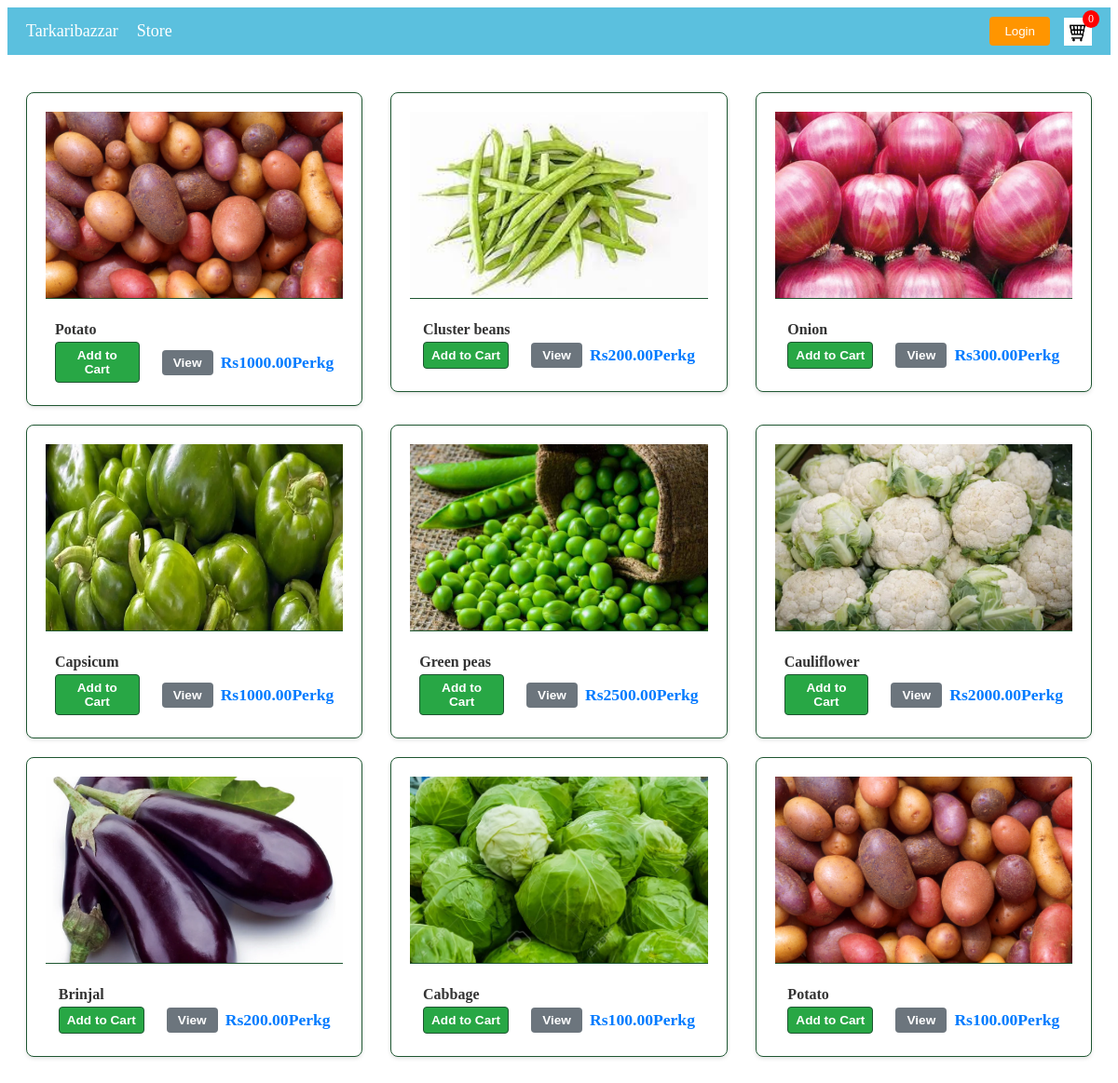
The page / on the database its author committed.
### store/models.py (models this page shows, shortened)
class Product(models.Model):
    name= models.CharField(max_length=100, null=True)
    price = models.DecimalField(max_digits=10, decimal_places=2, default=0.00)
    digital=models.BooleanField(default=False, null=True, blank=False)
    image=models.ImageField(null=True,blank=True)
    @property
    def imageURL(self):
        try:
            url= self.image.url
        except:
            url=''
        return url

### store/views.py (the view)
# urls.py: path('', include('store.urls'))
def store(request):
    if request.user.is_authenticated:
        customer = request.user.customer
        order, created = Order.objects.get_or_create(customer=customer,complete=False)
        items=order.orderitem_set.all()
        cartItems = order.get_cart_items
    else:
        items=[]
        order={'get_cart_total':0, 'get_cart_items':0}
        cartItems=order['get_cart_items']
    products=Product.objects.all()
    context={'products':products, 'cartItems':cartItems}
    return render(request, 'store/store.html',context)

### store/templates/store/store.html (shortened to what this page needs)
{% extends 'store/main.html' %}
{% load static %}
{% block content %}
<div class="row">
    {% for product in products %}
    <div class="col-lg-4">
        <div class="box-element product">
            <img class="thumbnail" src="{{product.imageURL}}" alt="image not found">
            <div class="product-info">
                <h3 class="product-title">{{ product.name }}</h3>
                <div class="action-container">
                    <div class="left-action">
                        <button data-product={{product.id}} data-action="add" class="btn btn-add-to-cart update-cart">Add to Cart</button>
                    </div>
                    <div class="right-group">
                        <button class="btn btn-view">View</button>
                        <span class="product-price">Rs{{ product.price }}Perkg</span>
                    </div>
                </div>
            </div>
        </div>
    </div>
    {% endfor %}
</div>
{% endblock content %}

### static/css/main.css (style rules this page uses)
.row { display: flex; flex-wrap: wrap; margin: 0 -15px; padding: 20px 0; }
.col-lg-4 { flex: 0 0 33.333333%; max-width: 33.333333%; padding: 0 15px; box-sizing: border-box; }
.box-element.product { background-color: #fff; border: 1px solid #ddd; border-radius: 8px; padding: 20px; margin-bottom: 20px; box-shadow: 0 2px 4px rgba(0, 0, 0, 0.1); min-height: 200px; display: flex; align-items: center; justify-content: center; font-size: 18px; color: #666; }
.box-element { background-color: #fff; border-radius: 8px; padding: 20px; margin-bottom: 20px; box-shadow: 0 2px 4px rgba(0,0,0,0.1); }
.row { margin: 0 -15px; }

### store/templates/store/store.html (style rules this page uses)
.row { display: flex; flex-wrap: wrap; margin: 0 -15px; }
.col-lg-4 { flex: 0 0 33.333333%; max-width: 33.333333%; padding: 0 15px; box-sizing: border-box; }
.box-element.product { background-color: #fff; border: 1px solid #1e5631; border-radius: 8px; margin-bottom: 20px; box-shadow: 0 2px 4px rgba(0, 0, 0, 0.1); display: flex; flex-direction: column; transition: all 0.3s ease; cursor: pointer; overflow: hidden; }
.thumbnail { width: 100%; height: 200px; object-fit: cover; border-bottom: 1px solid #1e5631; }
.product-info { padding: 8px 10px 4px; display: flex; flex-direction: column; flex-grow: 1; }
.product-title { font-size: 1rem; font-weight: 600; margin-bottom: 4px; color: #333; }
.action-container { display: flex; justify-content: space-between; align-items: center; gap: 16px; }
.left-action { flex: 1; padding-right: 8px; }
.right-group { display: flex; align-items: center; gap: 8px; }
.product-price { font-size: 1.1rem; color: #007bff; font-weight: bold; }
.btn { padding: 6px 8px; border: none; border-radius: 4px; cursor: pointer; font-size: 0.85rem; font-weight: 600; transition: all 0.2s ease; }
.btn-add-to-cart { background-color: #28a745; color: white; width: 100%; border: 1px solid #1e5631; }
.btn-view { background-color: #6c757d; color: white; min-width: 55px; }

### rows shown on the page
Product: imageURL (picture), name "Potato", price "1000.00"
Product: imageURL (picture), name "Cluster beans", price "200.00"
Product: imageURL (picture), name "Onion", price "300.00"
Product: imageURL (picture), name "Capsicum", price "1000.00"
Product: imageURL (picture), name "Green peas", price "2500.00"
Product: imageURL (picture), name "Cauliflower", price "2000.00"
Product: imageURL (picture), name "Brinjal", price "200.00"
Product: imageURL (picture), name "Cabbage", price "100.00"
Product: imageURL (picture), name "Potato", price "100.00"

### other values the page prints
{{ cartItems }} "0"
